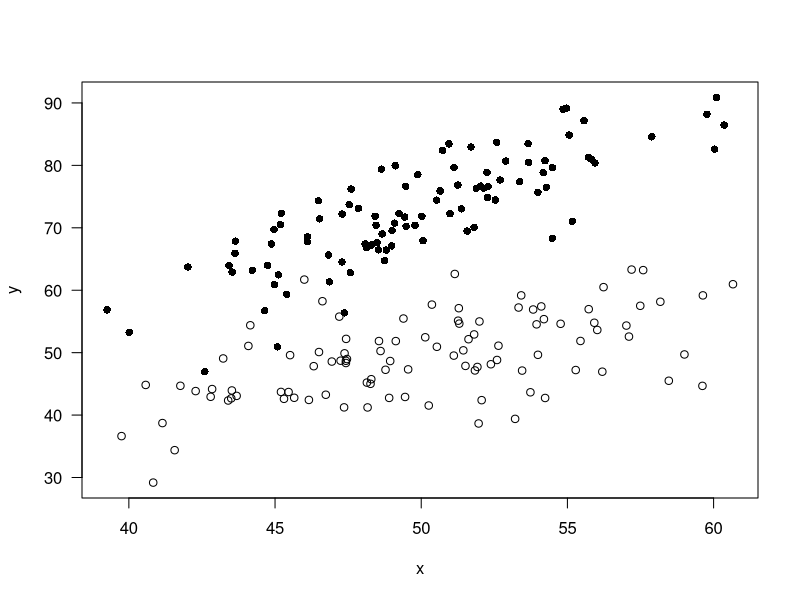

The R source for this figure:
rm(list = ls())

##Multiple regression####

##Artificial data##

set.seed(187)
x1 <-  rnorm(200, 10, 2) #predictor variable 1
x2 <-  0.5*x1 + rnorm(200, 0, 4) #predictor variable 2
y <-  0.7*x1 + 2.2*x2 + rnorm(200, 0, 4) #response variable dependent on x1 and x2
m <-  lm(y~x1+x2) #fit multiple regression model
coefs <-  summary(m)$coef #coefficients of the multiple regression
summary(m) #summary table

##If we do the variance of the predicted values##

y_hat <- coefs[1,1] + coefs[2,1]*x1 + coefs[3,1]*x2 #predicted values 
#coefs[1,1] is the intercept, coefs[2,1] is the slope of x1 and coefs[3,1] slope of x2
var(y_hat) #we can then calculate the variance of the predicted values of y

##Total variance explained by the model##

var(y_hat)/var(y) #how much of the variance is explained by the variance of the predicted values?
#in this case we have 86.82% which is the r^2 value that we find in the summary of m (line 11)

##Now let's check the variance explained by each one of the predictors x1 and x2 
##we do this by keeping x1 and x2 constant at their mean each time. 

#x1
y_hat1 <- coefs[1,1] + coefs[2,1] * x1 + coefs[3,1] * mean(x2)
var(y_hat1) #variance of x1
var(y_hat1) / var(y) #x1 alone explains 1.63 of the variance of the response variable

#x2

y_hat2 <- coefs[1,1] + coefs[2,1] * mean(x2) + coefs[3,1] * x2
var(y_hat2) #variance of x2
var(y_hat2) / var(y)  #x2 alone explains 80.59 of the variance of the response variable

##Let's check the contribution of both variances

var(y_hat1) + var(y_hat2) # = 80.902 whereas var(y_hat) = 85.4221
#This means that part of the variance of the predicted values is not given by the effect
#of the sum of the variances alone. This means that the two variables are not independent
#they would be independent of COV(X,Y) = 0. This is not the case here, meaning that 
#Both variables are correlated to some extent at least
#The formula of the total variance of two dependent variables is as follows: 
#Var(x+y) = Var(x) + Var(y) + 2Cov(x,y)

##In our case we have two predictors that appear to be related to some extent
2*cov(y_hat1, y_hat2) #giving the rest of the part of the variance explained by the predicted values

##We end up having
var(y_hat1) + var(y_hat2) + 2*cov(y_hat1, y_hat2) #back to the variance of y_hat

##Another way to calculate the independent variances is with the formula
##V(x) = beta(x)^2*var(x)
coefs[2,1]^2*var(x1) #We find the same variance of x1 we had before
coefs[3,1]^2*var(x2) #We find the same variance of x2 we had before

##MATRIX FORM!!!

t(coefs[2:3,1]) %*% cov(cbind(x1,x2)) %*% coefs[2:3,1]

##Standardize predictor variables and get slopes with units of standard deviations

x1_z <- (x1 - mean(x1))/sd(x1) #standardize x1
x2_z <-  (x2 - mean(x2))/sd(x2) #standardize x2
m <-  lm(y ~ x1_z + x2_z) #new model with standardized values 
summary(m) #summary of the new model

##Santandardize predictor variables and get slopes with units of means
##These slopes are technically called elasticity the mean is the same as mean(y) once again

x1_m <-  (x1 - mean(x1))/mean(x1)
x2_m <-  (x2 - mean(x2))/mean(x2)
summary(lm(y ~ x1_m + x2_m))

##Variance inflation factors to check multicollinearity

m1 <-  lm(x1~x2)
r2 <-  summary(m1)$r.squared
VIF <- 1/(1-r2)
print(VIF)

##Working with real data##

plants <-  read.csv(file="alpineplants.csv")

carexm <- lm(plants$Carex.bigelowii ~ plants$mean_T_winter + plants$max_T_winter + 
               plants$min_T_winter + plants$mean_T_summer + plants$max_T_summer + 
               plants$min_T_summer + plants$light + plants$snow + plants$soil_moist + 
               plants$altitude)
coefs <- summary(carexm)$coef

summary(carexm) #our rsquared is actually not very explanatory

#check the variance of each of the predictors
carexvars <- numeric(nrow(coefs)-1)
yhatmat <- matrix(ncol = 10, nrow = nrow(plants))
y_hat <- numeric(nrow(plants))
for (i in 2:nrow(coefs)) {
  carexvars[i-1] <- coefs[i,1]^2 * var(plants[,(i + 1)], na.rm = T)
  yhatmat[,(i-1)] <- coefs[i,1]*plants$Carex.bigelowii
  y_hat <- y_hat + coefs[i,1]*plants$Carex.bigelowii
}

y_hat <- coefs[1,1] + y_hat
var(y_hat) / var(plants$Carex.bigelowii)

##Need to spend more time on this later as I'm not managing right now


####ANCOVA####

##Artificial data##

set.seed(12)
x <-  rnorm(200, 50, 5)
gr <-  factor(c(rep("Male", 100), rep("Female", 100)))
y <-  -2 + 1.5*x + rnorm(200, 0, 5)
y[101:200] <-  2 + 0.95*x[101:200] + rnorm(100, 0, 6) #We make sure that the other part of the data is different in terms of all
plot(x, y, pch=c(1,16)[as.numeric(gr)], las=1)

##Analysis of ANCOVA##
m <-  lm(y~x*gr)
anova(m)
summary(m)

##If we want to not have a reference group

m2 <-  lm(y ~ -1 + gr + x:gr)
summary(m2)